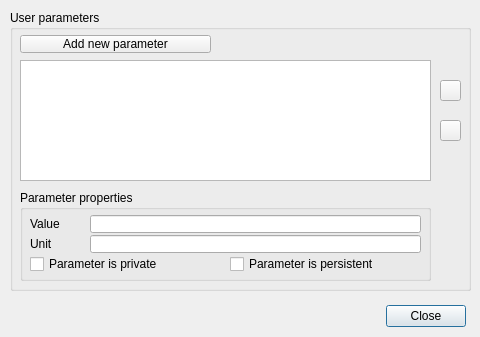
<?xml version="1.0" encoding="UTF-8"?>
<ui version="4.0">
 <class>CQDlgUserParameters</class>
 <widget class="QDialog" name="CQDlgUserParameters">
  <property name="geometry">
   <rect>
    <x>0</x>
    <y>0</y>
    <width>480</width>
    <height>337</height>
   </rect>
  </property>
  <property name="windowTitle">
   <string>User Parameters</string>
  </property>
  <property name="locale">
   <locale language="English" country="UnitedStates"/>
  </property>
  <widget class="QGroupBox" name="groupBox">
   <property name="geometry">
    <rect>
     <x>10</x>
     <y>10</y>
     <width>461</width>
     <height>281</height>
    </rect>
   </property>
   <property name="title">
    <string>User parameters</string>
   </property>
   <property name="flat">
    <bool>false</bool>
   </property>
   <widget class="QListWidget" name="qqParameterList">
    <property name="geometry">
     <rect>
      <x>10</x>
      <y>50</y>
      <width>411</width>
      <height>121</height>
     </rect>
    </property>
   </widget>
   <widget class="QGroupBox" name="groupBox_2">
    <property name="geometry">
     <rect>
      <x>10</x>
      <y>180</y>
      <width>411</width>
      <height>91</height>
     </rect>
    </property>
    <property name="title">
     <string>Parameter properties</string>
    </property>
    <property name="flat">
     <bool>false</bool>
    </property>
    <widget class="QLabel" name="label">
     <property name="geometry">
      <rect>
       <x>10</x>
       <y>25</y>
       <width>61</width>
       <height>18</height>
      </rect>
     </property>
     <property name="text">
      <string>Value</string>
     </property>
    </widget>
    <widget class="QLineEdit" name="qqValue">
     <property name="geometry">
      <rect>
       <x>70</x>
       <y>25</y>
       <width>331</width>
       <height>18</height>
      </rect>
     </property>
    </widget>
    <widget class="QLabel" name="label_2">
     <property name="geometry">
      <rect>
       <x>10</x>
       <y>45</y>
       <width>61</width>
       <height>18</height>
      </rect>
     </property>
     <property name="text">
      <string>Unit</string>
     </property>
    </widget>
    <widget class="QLineEdit" name="qqUnit">
     <property name="geometry">
      <rect>
       <x>70</x>
       <y>45</y>
       <width>331</width>
       <height>18</height>
      </rect>
     </property>
    </widget>
    <widget class="QCheckBox" name="qqPrivate">
     <property name="geometry">
      <rect>
       <x>10</x>
       <y>65</y>
       <width>171</width>
       <height>18</height>
      </rect>
     </property>
     <property name="focusPolicy">
      <enum>Qt::StrongFocus</enum>
     </property>
     <property name="text">
      <string>Parameter is private</string>
     </property>
    </widget>
    <widget class="QCheckBox" name="qqPersistent">
     <property name="geometry">
      <rect>
       <x>210</x>
       <y>65</y>
       <width>191</width>
       <height>18</height>
      </rect>
     </property>
     <property name="focusPolicy">
      <enum>Qt::StrongFocus</enum>
     </property>
     <property name="text">
      <string>Parameter is persistent</string>
     </property>
    </widget>
   </widget>
   <widget class="QToolButton" name="qqAddNew">
    <property name="geometry">
     <rect>
      <x>10</x>
      <y>25</y>
      <width>191</width>
      <height>18</height>
     </rect>
    </property>
    <property name="focusPolicy">
     <enum>Qt::StrongFocus</enum>
    </property>
    <property name="text">
     <string>Add new parameter</string>
    </property>
   </widget>
   <widget class="QToolButton" name="qqDown">
    <property name="geometry">
     <rect>
      <x>430</x>
      <y>110</y>
      <width>21</width>
      <height>21</height>
     </rect>
    </property>
    <property name="focusPolicy">
     <enum>Qt::StrongFocus</enum>
    </property>
    <property name="text">
     <string/>
    </property>
    <property name="icon">
     <iconset resource="../variousImageFiles.qrc">
      <normaloff>:/variousImageFiles/downArrow.png</normaloff>:/variousImageFiles/downArrow.png</iconset>
    </property>
   </widget>
   <widget class="QToolButton" name="qqUp">
    <property name="geometry">
     <rect>
      <x>430</x>
      <y>70</y>
      <width>21</width>
      <height>21</height>
     </rect>
    </property>
    <property name="focusPolicy">
     <enum>Qt::StrongFocus</enum>
    </property>
    <property name="text">
     <string/>
    </property>
    <property name="icon">
     <iconset resource="../variousImageFiles.qrc">
      <normaloff>:/variousImageFiles/upArrow.png</normaloff>:/variousImageFiles/upArrow.png</iconset>
    </property>
   </widget>
  </widget>
  <widget class="QDialogButtonBox" name="qqClose">
   <property name="geometry">
    <rect>
     <x>15</x>
     <y>300</y>
     <width>451</width>
     <height>32</height>
    </rect>
   </property>
   <property name="standardButtons">
    <set>QDialogButtonBox::Close</set>
   </property>
  </widget>
 </widget>
 <tabstops>
  <tabstop>qqAddNew</tabstop>
  <tabstop>qqParameterList</tabstop>
  <tabstop>qqValue</tabstop>
  <tabstop>qqUnit</tabstop>
  <tabstop>qqPrivate</tabstop>
  <tabstop>qqPersistent</tabstop>
  <tabstop>qqClose</tabstop>
 </tabstops>
 <resources>
  <include location="../variousImageFiles.qrc"/>
 </resources>
 <connections/>
</ui>
